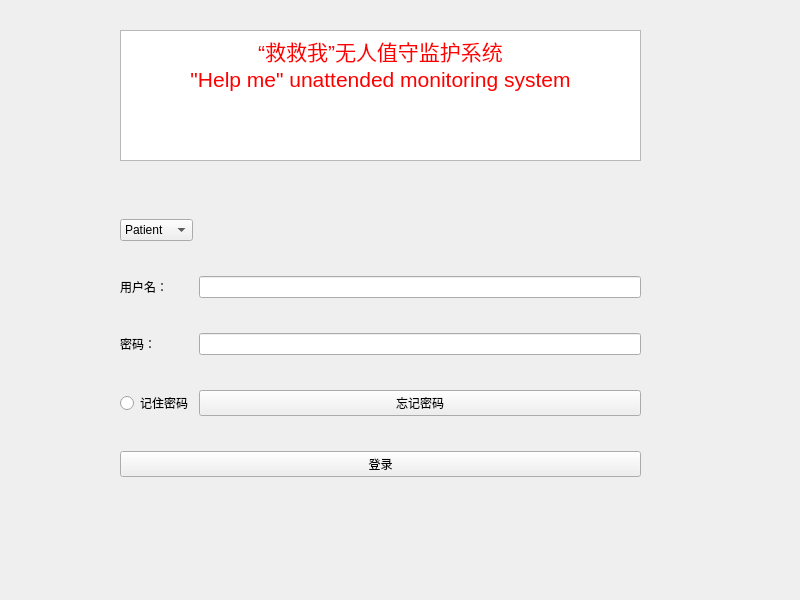
<?xml version="1.0" encoding="UTF-8"?>
<ui version="4.0">
 <class>LoginForm</class>
 <widget class="QWidget" name="LoginForm">
  <property name="geometry">
   <rect>
    <x>0</x>
    <y>0</y>
    <width>800</width>
    <height>600</height>
   </rect>
  </property>
  <property name="windowTitle">
   <string>Form</string>
  </property>
  <widget class="QTextEdit" name="textEdit">
   <property name="geometry">
    <rect>
     <x>120</x>
     <y>30</y>
     <width>521</width>
     <height>131</height>
    </rect>
   </property>
   <property name="html">
    <string>&lt;!DOCTYPE HTML PUBLIC &quot;-//W3C//DTD HTML 4.0//EN&quot; &quot;http://www.w3.org/TR/REC-html40/strict.dtd&quot;&gt;
&lt;html&gt;&lt;head&gt;&lt;meta name=&quot;qrichtext&quot; content=&quot;1&quot; /&gt;&lt;style type=&quot;text/css&quot;&gt;
p, li { white-space: pre-wrap; }
&lt;/style&gt;&lt;/head&gt;&lt;body style=&quot; font-family:'SimSun'; font-size:9pt; font-weight:400; font-style:normal;&quot;&gt;
&lt;p align=&quot;center&quot; style=&quot; margin-top:0px; margin-bottom:0px; margin-left:0px; margin-right:0px; -qt-block-indent:0; text-indent:0px;&quot;&gt;&lt;span style=&quot; font-family:'SimSun'; font-size:16pt; color:#ff0000;&quot;&gt;“救救我”&lt;/span&gt;&lt;span style=&quot; font-family:'等线'; font-size:16pt; color:#ff0000; background-color:#ffffff;&quot;&gt;无人值守监护系统&lt;/span&gt;&lt;/p&gt;
&lt;p align=&quot;center&quot; style=&quot; margin-top:0px; margin-bottom:0px; margin-left:0px; margin-right:0px; -qt-block-indent:0; text-indent:0px;&quot;&gt;&lt;span style=&quot; font-family:'等线'; font-size:16pt; color:#ff0000; background-color:#ffffff;&quot;&gt;&amp;quot;Help me&amp;quot; unattended monitoring system&lt;/span&gt;&lt;/p&gt;&lt;/body&gt;&lt;/html&gt;</string>
   </property>
  </widget>
  <widget class="QWidget" name="gridLayoutWidget">
   <property name="geometry">
    <rect>
     <x>120</x>
     <y>190</y>
     <width>521</width>
     <height>321</height>
    </rect>
   </property>
   <layout class="QGridLayout" name="gridLayout">
    <item row="3" column="1">
     <widget class="QPushButton" name="pushButton">
      <property name="text">
       <string>忘记密码</string>
      </property>
     </widget>
    </item>
    <item row="2" column="0">
     <widget class="QLabel" name="label_2">
      <property name="text">
       <string>密码：</string>
      </property>
     </widget>
    </item>
    <item row="2" column="1">
     <widget class="QLineEdit" name="lineEdit_2"/>
    </item>
    <item row="3" column="0">
     <widget class="QRadioButton" name="radioButton">
      <property name="text">
       <string>记住密码</string>
      </property>
     </widget>
    </item>
    <item row="0" column="0">
     <widget class="QComboBox" name="comboBox">
      <item>
       <property name="text">
        <string>Patient</string>
       </property>
      </item>
      <item>
       <property name="text">
        <string>Doctor</string>
       </property>
      </item>
     </widget>
    </item>
    <item row="1" column="0">
     <widget class="QLabel" name="label">
      <property name="text">
       <string>用户名：</string>
      </property>
     </widget>
    </item>
    <item row="4" column="0" colspan="2">
     <widget class="QPushButton" name="pushButton_2">
      <property name="text">
       <string>登录</string>
      </property>
     </widget>
    </item>
    <item row="1" column="1">
     <widget class="QLineEdit" name="lineEdit"/>
    </item>
   </layout>
  </widget>
 </widget>
 <resources/>
 <connections/>
</ui>
